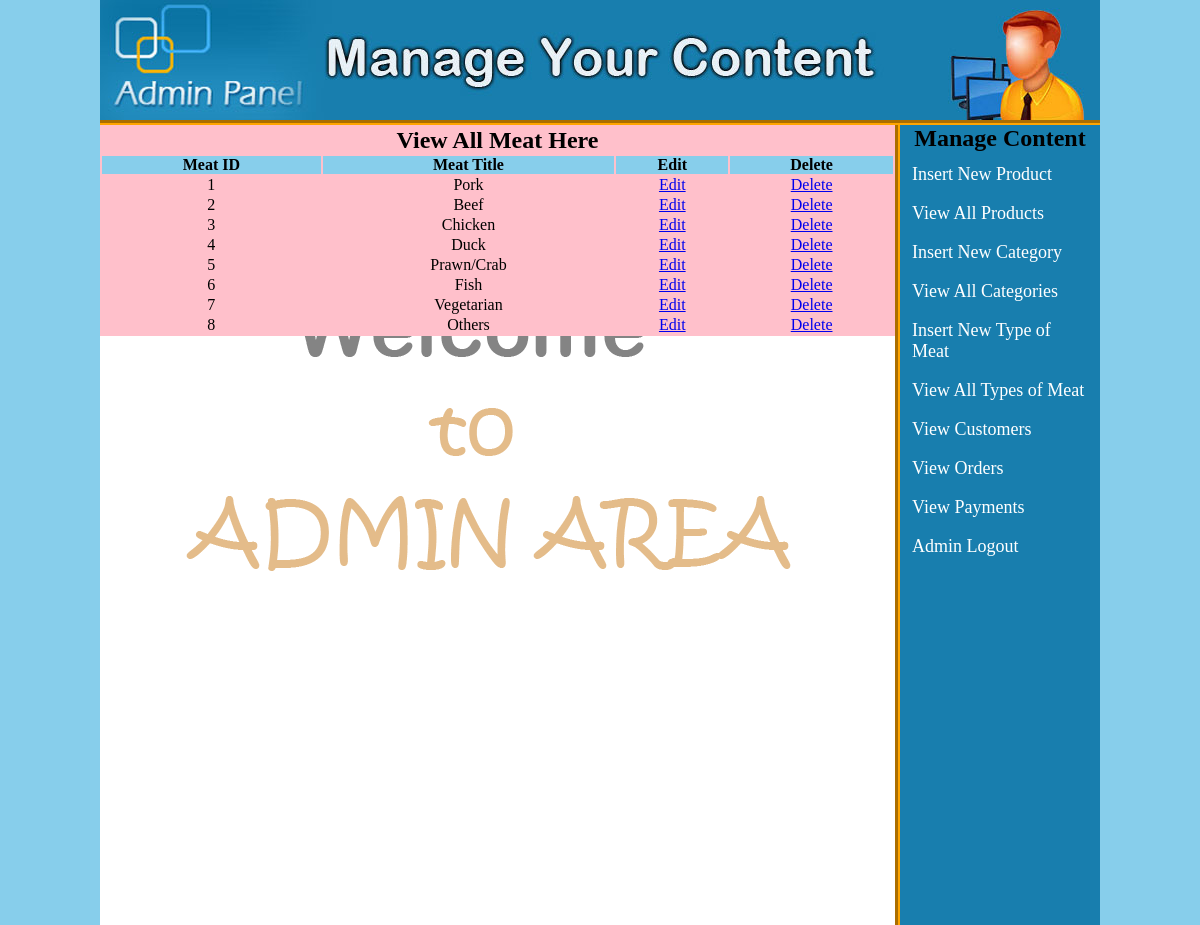
The app's page /admin_area/index.php?view_meat (signed in) with its own data.
### tables this page shows
CREATE TABLE `meat` (
  `meat_id` int(255) NOT NULL,
  `meat_title` text NOT NULL
);

### admin_area/view_meat.php (the view)
<table width="795" align="center" bgcolor="pink">
	<tr align="center">
		<td colspan="6"><h2>View All Meat Here</h2></td>
	</tr>
	<tr align="center" bgcolor="skyblue">
		<th>Meat ID</th>
		<th>Meat Title</th>
		<th>Edit</th>
		<th>Delete</th>
	</tr>
	<?php
	include("includes/db.php");
	$get_meat = "SELECT * from meat";
	$run_meat = mysqli_query($con, $get_meat);
	$i = 0;
	while ($row_meat=mysqli_fetch_array($run_meat)){
		$meat_id = $row_meat['meat_id'];
		$meat_title = $row_meat['meat_title'];
		$i++;
	?>
	<tr align="center">
		<td><?php echo $i;?></td>
		<td><?php echo $meat_title;?></td>
		<td><a href="index.php?edit_meat=<?php echo $meat_id; ?>">Edit</a></td>
		<td><a href="delete_meat.php?delete_meat=<?php echo $meat_id;?>">Delete</a></td>
	</tr>
	<?php } ?>
</table>

### admin_area/styles/style.css (style rules this page uses)
html, body, div, span, applet, object, iframe, h1, h2, h3, h4, h5, h6, p, blockquote, pre, a, abbr, acronym, address, big, cite, code, del, dfn, em, img, ins, kbd, q, s, samp, small, strike, strong, sub, sup, tt, var, b, u, i, center, dl, dt, dd, ol, ul, li, fieldset, form, label, legend, table, caption, tbody, tfoot, thead, tr, th, td, article, aside, canvas, details, embed, figure, figcaption, footer, header, hgroup, menu, nav, output, ruby, section, summary, time, mark, audio, video { margin: 0; padding: 0; border: 0; vertical-align: baseline; }
body { background:skyblue; }

### records on screen
meat: meat_title "Pork"
meat: meat_title "Beef"
meat: meat_title "Chicken"
meat: meat_title "Duck"
meat: meat_title "Prawn/Crab"
meat: meat_title "Fish"
meat: meat_title "Vegetarian"
meat: meat_title "Others"
